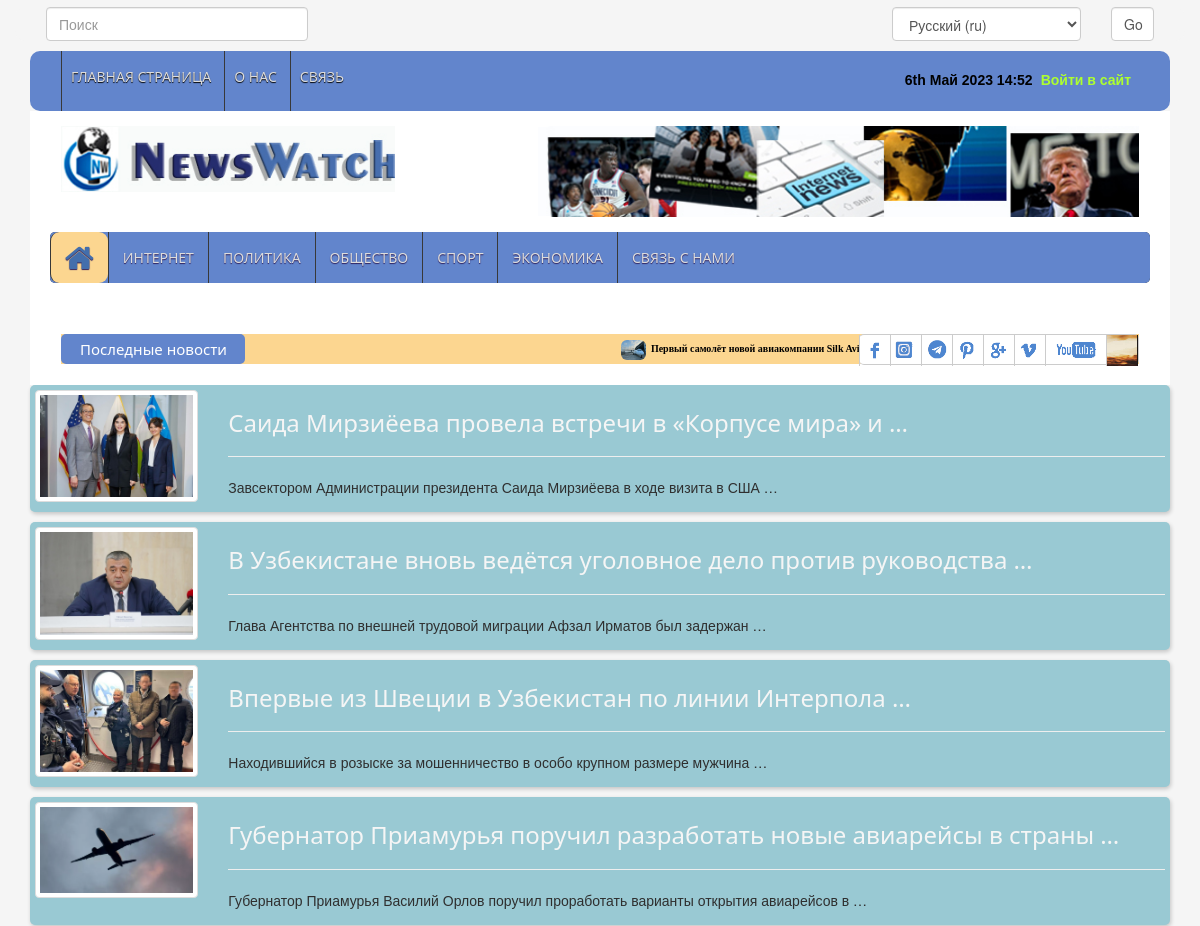
The app's page /ru/politic-news/ (upper part), older data.
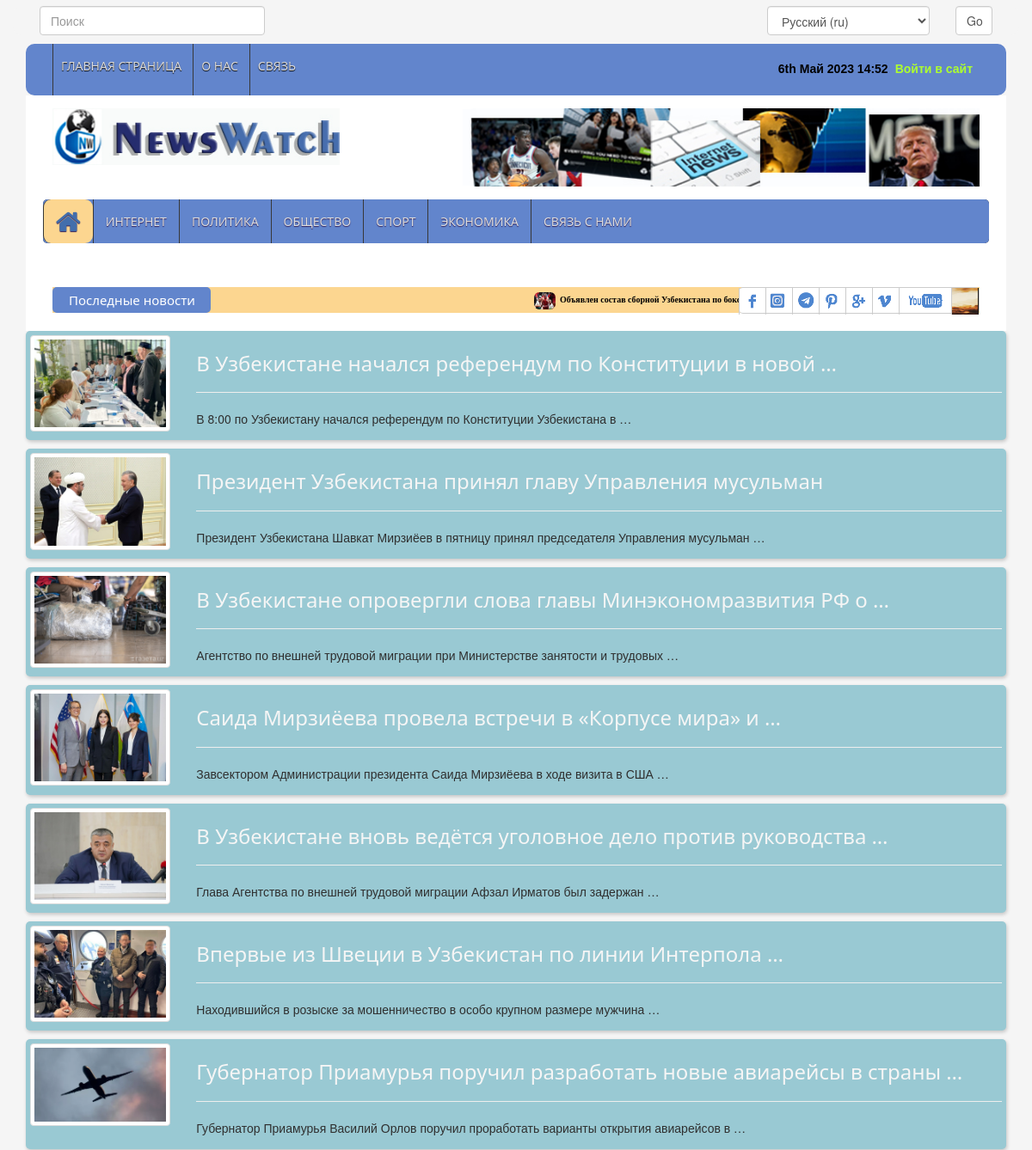
The same page, newer data.
### news_app/models.py (models this page shows, shortened)
class News(models.Model):
    class Status(models.TextChoices):
        Draft = "DF", "Draft"
        Published = "PB", "Published"
    title = models.CharField(max_length=200)
    slug = models.SlugField(max_length=200)
    body = models.TextField()
    image = models.ImageField(upload_to="news/images")
    category = models.ForeignKey(Category,
                                 on_delete=models.CASCADE)
    publish_time = models.DateTimeField(default=timezone.now)
    created_time = models.DateTimeField(auto_now_add=True)
    updated_time = models.DateTimeField(auto_now=True)
    status = models.CharField(max_length=2, choices=Status.choices,
                              default=Status.Draft)
    objects = models.Manager()
    published = PublishedManager()
    class Meta:
        ordering = ["-publish_time"]

### news_app/views.py (the view)
# urls.py: path('politic-news/', PoliticNewsView.as_view(), name='politic_news_page'),
class PoliticNewsView(ListView):
    model = News
    template_name = 'news/politic.html'
    context_object_name = 'politic_news'
    def get_queryset(self):
        news = self.model.published.all().filter(category__id=1)
        return news

### news_app/context_processor.py (called while the page is built)
def latest_news(request):
    latest_news = News.published.all().order_by('-publish_time')[:10]
    categories = Category.objects.all()
    context = {
        'latest_news': latest_news,
        'categories': categories
    }
    return context

### news_app/models.py (called while the page is built)
    def get_queryset(self):
        return super().get_queryset().filter(status=News.Status.Published)

### templates/news/politic.html (shortened to what this page needs)
{% extends 'news/base.html' %}
{% load static %}
{% load i18n %}
{% block content %}
    {% for politic in politic_news %}
        <a href="{% url 'news_detail_page' politic.slug %}">
            <div class="container">
                <div class="border_list_style">
                    <div class="row">
                        <div class="col-md-2 center-block">
                            <img class="img-thumbnail" src="{{ politic.image.url }}" style="width: 100%" alt="deteail-image">
                        </div>
                        <div class="col-md-10">
                            <h3>{{ politic.title |truncatewords:8 }}</h3><hr>
                            <p id="news_body">{{ politic.body | truncatewords:10 }}</p>
                        </div>
                    </div>
                </div>
            </div>
        </a>
    {% endfor %}
{% endblock content%}

### templates/news/base.html (shortened to what the changed rows need)
{% load static %}
{% load i18n %}
<!DOCTYPE html>
<html lang="en">
<head>
    <link rel="stylesheet" type="text/css" href="{% static 'css/bootstrap.min.css' %}">
    <link rel="stylesheet" type="text/css" href="{% static 'css/font-awesome.min.css' %}">
    <link rel="stylesheet" type="text/css" href="{% static 'css/animate.css' %}">
    <link rel="stylesheet" type="text/css" href="{% static 'css/font.css' %}">
    <link rel="stylesheet" type="text/css" href="{% static 'css/li-scroller.css' %}">
    <link rel="stylesheet" type="text/css" href="{% static 'css/slick.css' %}">
    <link rel="stylesheet" type="text/css" href="{% static 'css/jquery.fancybox.css' %}">
    <link rel="stylesheet" type="text/css" href="{% static 'css/theme.css' %}">
    <link rel="stylesheet" type="text/css" href="{% static 'css/style.css' %}">
</head>
<body>
    <div class="container">
                                    {% get_current_language as LANGUAGE_CODE %}
                                    {% get_available_languages as LANGUAGES %}
                                    {% get_language_info_list for LANGUAGES as languages %}
      <section id="newsSection">
        <div class="row">
          <div class="col-lg-12 col-md-12">
            <div class="latest_newsarea"> <span>{% blocktrans %}Последные новости{% endblocktrans %}</span>
              <ul id="ticker01" class="news_sticker list-group">
                  {% for news in latest_news %}
                    <li class="list-item"><a style="color: black" href="{% url 'news_detail_page' news.slug %}"><img class="img-rounded" src="{{ news.image.url }}" alt="">{{ news.title }}</a></li>
                  {% endfor %}
              </ul>
            </div>
          </div>
        </div>
      </section>
    </div>
    {% block content %}
    {% endblock content %}
</body>
</html>

Row changes from the older to the newer data that the page shows:
no longer on this page (row edited): News: image (picture), title "Первый самолёт новой авиакомпании Silk Avia прибудет 21 марта"
added News: image (picture), title "Объявлен состав сборной Узбекистана по боксу на домашний чемпионат мира"
added News: image (picture), title "В Узбекистане начался референдум по Конституции в новой …", body "В 8:00 по Узбекистану начался референдум по Конституции Узбекистана в …"
added News: image (picture), title "Президент Узбекистана принял главу Управления мусульман", body "Президент Узбекистана Шавкат Мирзиёев в пятницу принял председателя Управления мусульман …"
added News: image (picture), title "В Узбекистане опровергли слова главы Минэкономразвития РФ о …", body "Агентство по внешней трудовой миграции при Министерстве занятости и трудовых …"
